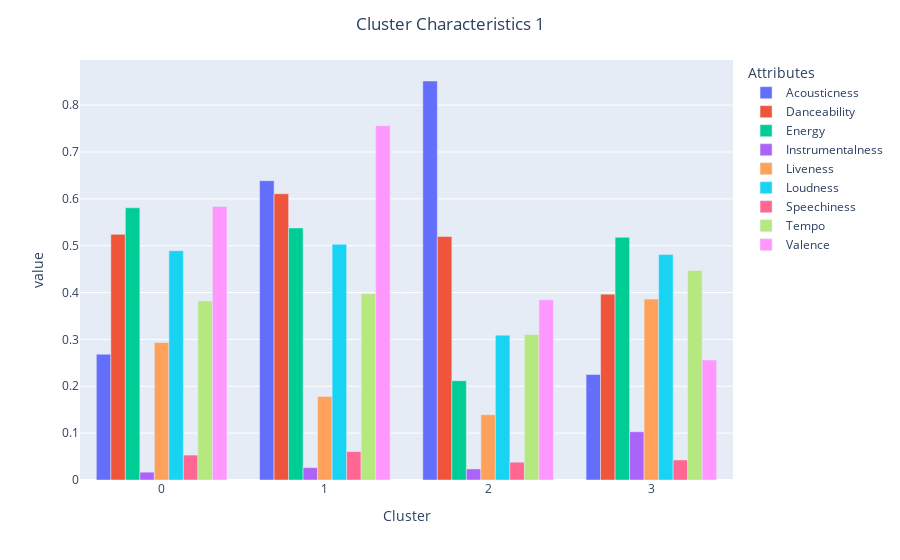

Notebook source saved alongside this figure:
### Code cell
px.bar(dfGrouped_mean[:4],barmode = 'group').update_layout(legend_title = 'Attributes',title = 'Cluster Characteristics 1',title_x=0.5)

### Figure 1 — Plotly figure (JSON) as saved in the notebook; plotly's stock layout.template omitted (floating-point values rounded to 4 significant figures)
{"data": [{"alignmentgroup": "True", "hovertemplate": "variable=Acousticness<br>Cluster=%{x}<br>value=%{y}<extra></extra>", "legendgroup": "Acousticness", "marker": {"color": "#636efa", "pattern": {"shape": ""}}, "name": "Acousticness", "offsetgroup": "Acousticness", "orientation": "v", "showlegend": true, "textposition": "auto", "type": "bar", "x": [0, 1, 2, 3], "xaxis": "x", "y": [0.2684, 0.6387, 0.8515, 0.2252], "yaxis": "y"}, {"alignmentgroup": "True", "hovertemplate": "variable=Danceability<br>Cluster=%{x}<br>value=%{y}<extra></extra>", "legendgroup": "Danceability", "marker": {"color": "#EF553B", "pattern": {"shape": ""}}, "name": "Danceability", "offsetgroup": "Danceability", "orientation": "v", "showlegend": true, "textposition": "auto", "type": "bar", "x": [0, 1, 2, 3], "xaxis": "x", "y": [0.5243, 0.6109, 0.5196, 0.3966], "yaxis": "y"}, {"alignmentgroup": "True", "hovertemplate": "variable=Energy<br>Cluster=%{x}<br>value=%{y}<extra></extra>", "legendgroup": "Energy", "marker": {"color": "#00cc96", "pattern": {"shape": ""}}, "name": "Energy", "offsetgroup": "Energy", "orientation": "v", "showlegend": true, "textposition": "auto", "type": "bar", "x": [0, 1, 2, 3], "xaxis": "x", "y": [0.5809, 0.5379, 0.2119, 0.518], "yaxis": "y"}, {"alignmentgroup": "True", "hovertemplate": "variable=Instrumentalness<br>Cluster=%{x}<br>value=%{y}<extra></extra>", "legendgroup": "Instrumentalness", "marker": {"color": "#ab63fa", "pattern": {"shape": ""}}, "name": "Instrumentalness", "offsetgroup": "Instrumentalness", "orientation": "v", "showlegend": true, "textposition": "auto", "type": "bar", "x": [0, 1, 2, 3], "xaxis": "x", "y": [0.01671, 0.02638, 0.02363, 0.1029], "yaxis": "y"}, {"alignmentgroup": "True", "hovertemplate": "variable=Liveness<br>Cluster=%{x}<br>value=%{y}<extra></extra>", "legendgroup": "Liveness", "marker": {"color": "#FFA15A", "pattern": {"shape": ""}}, "name": "Liveness", "offsetgroup": "Liveness", "orientation": "v", "showlegend": true, "textposition": "auto", "type": "bar", "x": [0, 1, 2, 3], "xaxis": "x", "y": [0.2934, 0.1783, 0.1393, 0.3861], "yaxis": "y"}, {"alignmentgroup": "True", "hovertemplate": "variable=Loudness<br>Cluster=%{x}<br>value=%{y}<extra></extra>", "legendgroup": "Loudness", "marker": {"color": "#19d3f3", "pattern": {"shape": ""}}, "name": "Loudness", "offsetgroup": "Loudness", "orientation": "v", "showlegend": true, "textposition": "auto", "type": "bar", "x": [0, 1, 2, 3], "xaxis": "x", "y": [0.4893, 0.5029, 0.3092, 0.4811], "yaxis": "y"}, {"alignmentgroup": "True", "hovertemplate": "variable=Speechiness<br>Cluster=%{x}<br>value=%{y}<extra></extra>", "legendgroup": "Speechiness", "marker": {"color": "#FF6692", "pattern": {"shape": ""}}, "name": "Speechiness", "offsetgroup": "Speechiness", "orientation": "v", "showlegend": true, "textposition": "auto", "type": "bar", "x": [0, 1, 2, 3], "xaxis": "x", "y": [0.05321, 0.06054, 0.03801, 0.04282], "yaxis": "y"}, {"alignmentgroup": "True", "hovertemplate": "variable=Tempo<br>Cluster=%{x}<br>value=%{y}<extra></extra>", "legendgroup": "Tempo", "marker": {"color": "#B6E880", "pattern": {"shape": ""}}, "name": "Tempo", "offsetgroup": "Tempo", "orientation": "v", "showlegend": true, "textposition": "auto", "type": "bar", "x": [0, 1, 2, 3], "xaxis": "x", "y": [0.3823, 0.3973, 0.3105, 0.4472], "yaxis": "y"}, {"alignmentgroup": "True", "hovertemplate": "variable=Valence<br>Cluster=%{x}<br>value=%{y}<extra></extra>", "legendgroup": "Valence", "marker": {"color": "#FF97FF", "pattern": {"shape": ""}}, "name": "Valence", "offsetgroup": "Valence", "orientation": "v", "showlegend": true, "textposition": "auto", "type": "bar", "x": [0, 1, 2, 3], "xaxis": "x", "y": [0.5839, 0.7561, 0.3846, 0.2562], "yaxis": "y"}], "layout": {"autosize": true, "barmode": "group", "legend": {"title": {"text": "Attributes"}, "tracegroupgap": 0}, "margin": {"t": 60}, "title": {"text": "Cluster Characteristics 1", "x": 0.5}, "xaxis": {"anchor": "y", "autorange": true, "domain": [0, 1], "range": [-0.5, 3.5], "title": {"text": "Cluster"}, "type": "linear"}, "yaxis": {"anchor": "x", "autorange": true, "domain": [0, 1], "range": [0, 0.8963], "title": {"text": "value"}, "type": "linear"}}}
